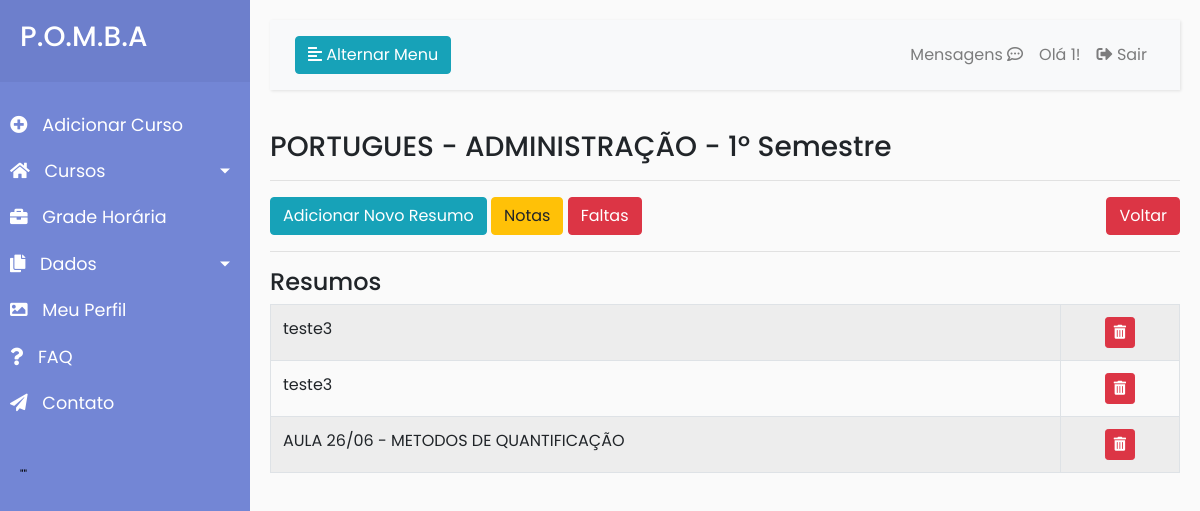
Screenshot of /index.php?page=detalhedisciplina&nomeDisciplina=PORTUGUES&idCursada=6&idSemestre=1&nomeCurso=ADMINISTRAÇÃO (signed in) with the database file from the repository.
### tables this page shows
CREATE TABLE `resumos` (
  `idResumo` int(11) NOT NULL,
  `tituloResumo` varchar(50) NOT NULL,
  `conteudoResumo` varchar(700) NOT NULL,
  `idDiscCursada` int(11) NOT NULL
);

### index.php (the view, shortened to what this page needs)
<?php
    require "conn.php";
?>
<!DOCTYPE html>
<html>
<head>
    <link rel="stylesheet" href="https://stackpath.bootstrapcdn.com/bootstrap/4.1.0/css/bootstrap.min.css"
>
    <link rel="stylesheet" href="style4.css">
    <link rel="stylesheet" href="https://use.fontawesome.com/releases/v5.8.1/css/all.css">
</head>
<body>
    <div class="wrapper">
        <nav id="sidebar">
            <div class="sidebar-header">
                <a href="index.php"><h3>P.O.M.B.A</h3></a>
            </div>
            <ul class="list-unstyled components">
            <?php if (isset($_SESSION['email'])){ ?>
                <li>
                    <a href="index.php?page=adicionarcurso" >
                        <i class="fas fa-plus-circle"></i>
                        Adicionar Curso
                    </a>
                </li>
                <li>
                    <a href="#homeSubmenu" data-toggle="collapse" aria-expanded="false" class="dropdown-toggle">
                        <i class="fas fa-home"></i>
                        Cursos
                    </a>
                </li>
                <li>
                    <a href="#">
                        <i class="fas fa-briefcase"></i>
                        Grade Horária
                    </a>
                    <a href="#pageSubmenu" data-toggle="collapse" aria-expanded="false" class="dropdown-toggle">
                        <i class="fas fa-copy"></i>
                        Dados
                    </a>
                </li>
                <li>
                    <a href="#">
                        <i class="fas fa-image"></i>
                        Meu Perfil
                    </a>
                </li>
                <?php } ?>
                <li>
                    <a href="#">
                        <i class="fas fa-question"></i>
                        FAQ
                    </a>
                </li>
                <li>
                    <a href="index.php?page=contato">
                        <i class="fas fa-paper-plane"></i>
                        Contato
                    </a>
                </li>
            </ul>
            <span style="color: black;  font-size: 12px; text-indent: 15px; margin-left: 5px;">
            <?php
            $sql = mysqli_query($conn,"SELECT frases FROM frasesmotivacionais ORDER BY RAND() LIMIT 1");
	    $res = $sql->fetch_assoc();
            print "\"". $res['frases']. "\"";
            ?>
            </span>
        </nav>
        <div id="content">
            <nav class="navbar navbar-expand-lg navbar-light bg-light">
                <div class="container-fluid">
                    <button type="button" id="sidebarCollapse" class="btn btn-info">
                        <i class="fas fa-align-left"></i>
                        <span>Alternar Menu</span>
                    </button>
                    <div class="collapse navbar-collapse" id="navbarSupportedContent">
                        <ul class="nav navbar-nav ml-auto">
                            <?php
					        if (!isset($_SESSION['email'])){ ?>
                            <li class="nav-item">
                                <a role="button" class="btn btn-success my-2" href="index.php?page=cadastro">Cadastro</a>
                            </li>
                            <li class="nav-item">
                                <a role="button" class="btn btn-info my-2 mx-2" data-toggle="modal" data-target="#login">Login</a>
                            </li>
                        <?php } else { ?>
                            <li class="nav-item">
                                <a class="nav-link" href="index.php?page=mensagens">Mensagens <i class="far fa-comment-dots"></i></a>
                            </li>
                            <li class="nav-item">
                                <a class="nav-link">Olá <?php echo $_SESSION['nome']; ?>!</a>
                            </li>
                            <li class="nav-item">
                                <a class="nav-link" href="logout.php"><i class="fas fa-sign-out-alt"></i> Sair</a>
                            </li>
                            <?php } ?>
                        </ul>
                    </div>
                </div>
            </nav>
            <div class="row">
                <div class="col-md-12">
                    <?php include("config.php"); ?>
                </div>
            </div>
        </div>
    </div>
</body>
</html>

### curso/detalheDisciplina.php
<?php
    $semestre = $_REQUEST['idSemestre'];
    $nomeCurso = $_REQUEST['nomeCurso'];
    $nomedisciplina = $_REQUEST['nomeDisciplina'];
    $idcursada = $_REQUEST['idCursada'];
    echo "<h3>".$nomedisciplina." - ".$nomeCurso." - ".$semestre."º Semestre</h3><hr>";
?>
<div>
<a role="button" class="btn btn-info " href="index.php?page=adicionarresumo&idCursada=<?php echo $idcursada; ?>">Adicionar Novo Resumo</a>
<a role="button" class="btn btn-warning  " href="index.php?page=notas&idCursada=<?php echo $idcursada; ?>&nomedisciplina=<?php echo $nomedisciplina; ?>&semestre=<?php echo $semestre; ?>">Notas</a>
<a role="button" class="btn btn-danger " href="index.php?page=faltas&idCursada=<?php echo $idcursada; ?>&nomedisciplina=<?php echo $nomedisciplina; ?>&semestre=<?php echo $semestre; ?>">Faltas</a>
<a role="button" class="btn btn-danger float-right" href="javascript:window.history.go(-1);">Voltar</a>
</div>
<hr>
<h4>Resumos</h4>
<?php
    $sql = "SELECT *
            FROM resumos
            WHERE idDiscCursada = '".$idcursada."';";
    $res=mysqli_query($conn,$sql);
    echo "<div class=\"table-responsive\">";
    echo "<table class=\"table table-striped table-bordered table-hover\">";
    echo "<tbody>";
    while($row = $res->fetch_assoc()){
        echo "<tr>";
        echo "<td><a href=\"index.php?page=editarresumo&idresumo=".$row['idResumo']."\"><div style=\"height:100%;width:100%\">".$row['tituloResumo']."</div></a></td>";
        echo '<td class="text-center"><button onclick="if(confirm(\'tem certeza que deseja excluir o RESUMO '.$row['idResumo'].'?\')){location.href=\'resumo/excluirResumo.php?idResumo='.$row['idResumo'].'\';}else{false;}"  class=\'btn btn-danger btn-sm\'><i class="fas fa-trash-alt"></i></button></td>';
        echo "</tr>";
    }
    echo "</tbody>";
    echo "</div>";

### style4.css (style rules this page uses)
body { font-family: 'Poppins', sans-serif; background: #fafafa; }
a, a:hover, a:focus { color: inherit; text-decoration: none; transition: all 0.3s; }
.navbar { padding: 15px 10px; background: #fff; border: none; border-radius: 0; margin-bottom: 40px; box-shadow: 1px 1px 3px rgba(0, 0, 0, 0.1); }
i, span { display: inline-block; }
.wrapper { display: flex; align-items: stretch; }
#sidebar { min-width: 250px; max-width: 250px; background: #7386D5; color: #fff; transition: all 0.3s; }
#sidebar ul li a { text-align: left; }
#sidebar .sidebar-header { padding: 20px; background: #6d7fcc; }
#sidebar ul.components { padding: 20px 0; }
#sidebar ul li a { padding: 10px; font-size: 1.1em; display: block; }
#sidebar ul li a i { margin-right: 10px; }
a[data-toggle="collapse"] { position: relative; }
.dropdown-toggle::after { display: block; position: absolute; top: 50%; right: 20px; transform: translateY(-50%); }
#content { width: 100%; padding: 20px; min-height: 100vh; transition: all 0.3s; }

### rows the page displays
resumos: tituloResumo "teste3"
resumos: tituloResumo "teste3"
resumos: tituloResumo "AULA 26/06 - METODOS DE QUANTIFICAÇÃO"

### other values shown
$_SESSION['nome'] "1"
$nomedisciplina "PORTUGUES"
$nomeCurso "ADMINISTRAÇÃO"
$semestre "1"
